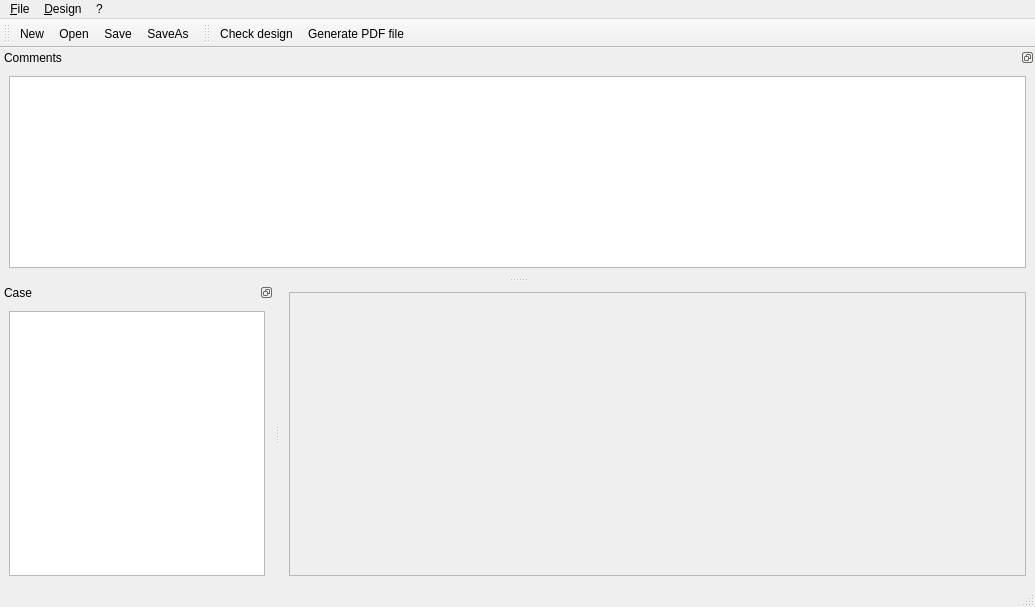
<?xml version="1.0" encoding="UTF-8"?>
<ui version="4.0">
 <class>MainWindow</class>
 <widget class="QMainWindow" name="MainWindow">
  <property name="geometry">
   <rect>
    <x>0</x>
    <y>0</y>
    <width>1035</width>
    <height>607</height>
   </rect>
  </property>
  <widget class="QWidget" name="widget">
   <layout class="QVBoxLayout" name="verticalLayout_3">
    <item>
     <widget class="QScrollArea" name="scrollArea">
      <property name="widgetResizable">
       <bool>true</bool>
      </property>
      <widget class="QWidget" name="ui_activeWidget">
       <property name="geometry">
        <rect>
         <x>0</x>
         <y>0</y>
         <width>737</width>
         <height>280</height>
        </rect>
       </property>
      </widget>
     </widget>
    </item>
   </layout>
  </widget>
  <widget class="QMenuBar" name="menubar">
   <property name="geometry">
    <rect>
     <x>0</x>
     <y>0</y>
     <width>1035</width>
     <height>22</height>
    </rect>
   </property>
   <widget class="QMenu" name="menu_File">
    <property name="title">
     <string>&amp;File</string>
    </property>
    <addaction name="action_New"/>
    <addaction name="action_Open"/>
    <addaction name="action_Save"/>
    <addaction name="action_SaveAs"/>
   </widget>
   <widget class="QMenu" name="menu_Design">
    <property name="title">
     <string>&amp;Design</string>
    </property>
    <addaction name="action_Check"/>
    <addaction name="action_GenPDF"/>
   </widget>
   <widget class="QMenu" name="menu">
    <property name="title">
     <string>?</string>
    </property>
    <addaction name="action_About"/>
    <addaction name="action_Licenses"/>
   </widget>
   <addaction name="menu_File"/>
   <addaction name="menu_Design"/>
   <addaction name="menu"/>
  </widget>
  <widget class="QStatusBar" name="ui_statusbar"/>
  <widget class="QToolBar" name="ui_toolBar_general">
   <property name="windowTitle">
    <string>toolBar</string>
   </property>
   <attribute name="toolBarArea">
    <enum>TopToolBarArea</enum>
   </attribute>
   <attribute name="toolBarBreak">
    <bool>false</bool>
   </attribute>
   <addaction name="action_New"/>
   <addaction name="action_Open"/>
   <addaction name="action_Save"/>
   <addaction name="action_SaveAs"/>
  </widget>
  <widget class="QDockWidget" name="ui_dockCase">
   <property name="features">
    <set>QDockWidget::DockWidgetFloatable|QDockWidget::DockWidgetMovable</set>
   </property>
   <property name="windowTitle">
    <string>Case</string>
   </property>
   <attribute name="dockWidgetArea">
    <number>1</number>
   </attribute>
   <widget class="QWidget" name="dockWidgetContents">
    <layout class="QVBoxLayout" name="verticalLayout">
     <item>
      <widget class="QTreeView" name="ui_treeCase"/>
     </item>
    </layout>
   </widget>
  </widget>
  <widget class="QToolBar" name="ui_toolBar_design">
   <property name="windowTitle">
    <string>toolBar</string>
   </property>
   <attribute name="toolBarArea">
    <enum>TopToolBarArea</enum>
   </attribute>
   <attribute name="toolBarBreak">
    <bool>false</bool>
   </attribute>
   <addaction name="action_Check"/>
   <addaction name="action_GenPDF"/>
  </widget>
  <widget class="QDockWidget" name="ui_dockComments">
   <property name="minimumSize">
    <size>
     <width>109</width>
     <height>135</height>
    </size>
   </property>
   <property name="floating">
    <bool>false</bool>
   </property>
   <property name="features">
    <set>QDockWidget::DockWidgetFloatable|QDockWidget::DockWidgetMovable</set>
   </property>
   <property name="windowTitle">
    <string>Comments</string>
   </property>
   <attribute name="dockWidgetArea">
    <number>4</number>
   </attribute>
   <widget class="QWidget" name="dockWidgetContents_3">
    <layout class="QVBoxLayout" name="verticalLayout_2">
     <item>
      <widget class="QPlainTextEdit" name="ui_txt_comments">
       <property name="sizePolicy">
        <sizepolicy hsizetype="Expanding" vsizetype="Expanding">
         <horstretch>0</horstretch>
         <verstretch>0</verstretch>
        </sizepolicy>
       </property>
      </widget>
     </item>
    </layout>
   </widget>
  </widget>
  <action name="action_New">
   <property name="text">
    <string>&amp;New</string>
   </property>
   <property name="shortcut">
    <string>Ctrl+N</string>
   </property>
  </action>
  <action name="action_Open">
   <property name="text">
    <string>&amp;Open</string>
   </property>
   <property name="shortcut">
    <string>Ctrl+O</string>
   </property>
  </action>
  <action name="action_Save">
   <property name="text">
    <string>&amp;Save</string>
   </property>
   <property name="shortcut">
    <string>Ctrl+S</string>
   </property>
  </action>
  <action name="action_SaveAs">
   <property name="text">
    <string>&amp;SaveAs</string>
   </property>
   <property name="toolTip">
    <string>Save As</string>
   </property>
  </action>
  <action name="action_Configure">
   <property name="text">
    <string>Configuration</string>
   </property>
  </action>
  <action name="action_Connect">
   <property name="text">
    <string>Connect</string>
   </property>
  </action>
  <action name="action_Management">
   <property name="text">
    <string>Management</string>
   </property>
   <property name="toolTip">
    <string>Management</string>
   </property>
  </action>
  <action name="action_GenPDF">
   <property name="text">
    <string>Generate PDF file</string>
   </property>
  </action>
  <action name="action_Check">
   <property name="text">
    <string>Check design</string>
   </property>
  </action>
  <action name="action_DesignReview">
   <property name="checkable">
    <bool>false</bool>
   </property>
   <property name="text">
    <string>Design review</string>
   </property>
  </action>
  <action name="action_FAT">
   <property name="checkable">
    <bool>false</bool>
   </property>
   <property name="text">
    <string>Factory acceptance tests</string>
   </property>
  </action>
  <action name="action_fatID">
   <property name="text">
    <string>Configure FAT ID</string>
   </property>
  </action>
  <action name="action_Operations">
   <property name="text">
    <string>Operations</string>
   </property>
  </action>
  <action name="action_opeID">
   <property name="text">
    <string>Configure Operation ID</string>
   </property>
  </action>
  <action name="action_About">
   <property name="text">
    <string>About, Help</string>
   </property>
  </action>
  <action name="action_Licenses">
   <property name="text">
    <string>Licenses</string>
   </property>
  </action>
 </widget>
 <resources/>
 <connections/>
</ui>
